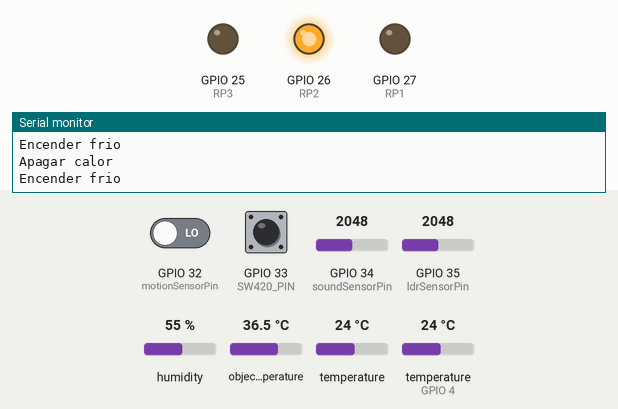
A sketch run on a simulated ESP32. Parts: output pins drawn as LEDs (lit = HIGH), the last lines printed to the serial monitor. The inputs (shaded band) are chosen by the test bench; at power-on: temperature 24 °C, humidity 55 %, GPIO 32 (motionSensorPin) LOW, GPIO 33 (SW420_PIN) LOW, GPIO 34 (soundSensorPin) = 2048, GPIO 35 (ldrSensorPin) = 2048, object temperature 36.5 °C, temperature (sensor on GPIO 4) 24 °C.

Above: at 2.8 s.
2.9 s: temperature (sensor 0) set to 33 °C
At 4.1 s:
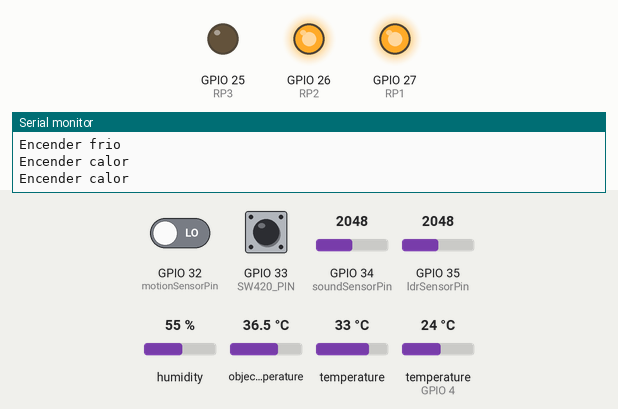
4.5 s: humidity set to 88 %
At 6.9 s:
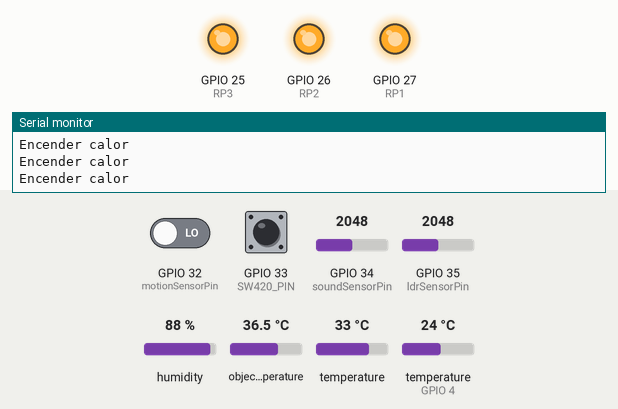
8.6 s: temperature (sensor 0) set to 35 °C
At 10.3 s:
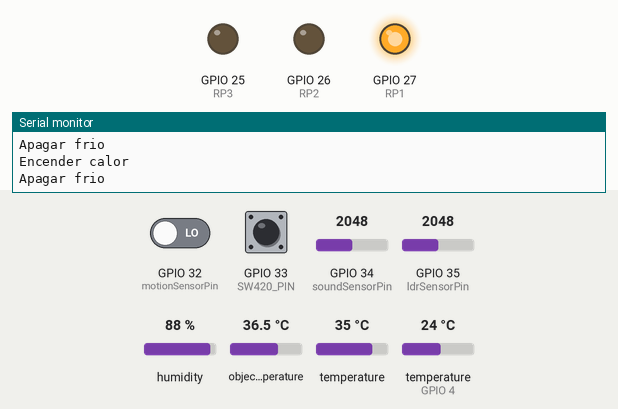
10.6 s: humidity set to 22 %
At 12.9 s:
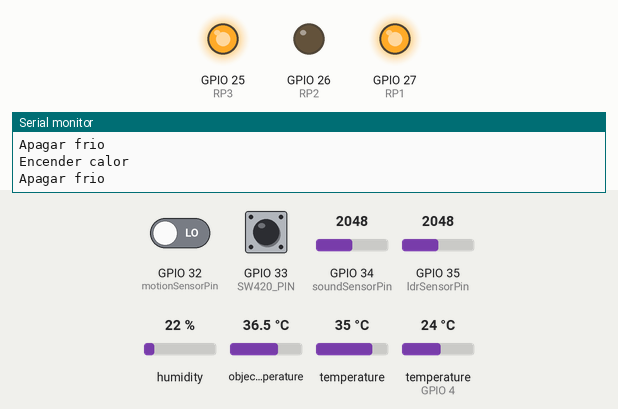
16.7 s: temperature (sensor 0) set to 12 °C
At 17.9 s:
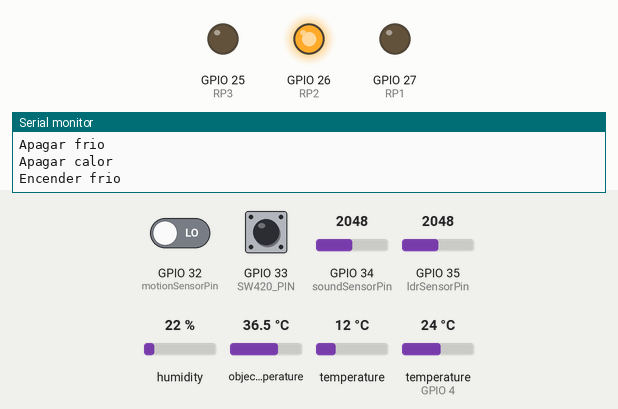
Timing chart, 0 to 19.7 s (numbered marks = the images above; inputs shaded):
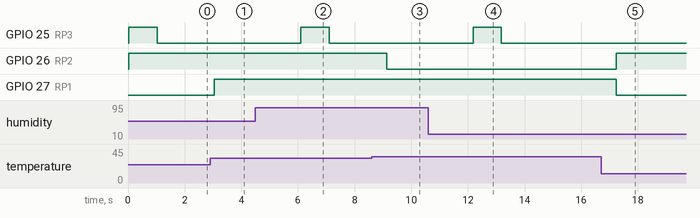

The sketch:

adruino.ino
```cpp
#include <DHT.h>
#include <Wire.h>
#include <Adafruit_MLX90614.h>

#define DHTPIN 4
#define DHTTYPE DHT11
DHT dht(DHTPIN, DHTTYPE);

#define RP1 27
#define RP2 26
#define RP3 25

#define SW420_PIN 33

const int soundSensorPin = 34;

const int ldrSensorPin = 35;

const int motionSensorPin = 32;

Adafruit_MLX90614 mlx = Adafruit_MLX90614();

float tempDHT11 = 0.0;
float humedadDHT11 = 0.0;
int vibracionSW420 = 0;
float tempInfrarrojo = 0.0;
float tempAmbienteMLX = 0.0;
int luzLDR = 0;
int sonidoGY057 = 0;
int movimientoHCS501 = 0;
bool humedadActive = false;

int contadorVibracion = 0;
int contadorMovimiento = 0;

void setup() {
  Serial.begin(115200);

  dht.begin();
  mlx.begin();

  pinMode(RP1, OUTPUT);
  pinMode(RP2, OUTPUT);
  pinMode(RP3, OUTPUT);

  digitalWrite(RP3, LOW);

  pinMode(SW420_PIN, INPUT);
  pinMode(soundSensorPin, INPUT);
  pinMode(ldrSensorPin, INPUT);
  pinMode(motionSensorPin, INPUT);
}

void loop() {
  leerSensores();
  controlarReles();

  if (Serial.available() > 0) {
    String command = Serial.readStringUntil('\n');
    command.trim();

    if (command == "GET_DATA") {
      leerSensores();
      mostrarDatos();
    }
  }

  sleep(1);
}

void leerSensores() {
  tempDHT11 = dht.readTemperature();
  humedadDHT11 = dht.readHumidity();
  vibracionSW420 = digitalRead(SW420_PIN);
  tempInfrarrojo = mlx.readObjectTempC();
  tempAmbienteMLX = mlx.readAmbientTempC();
  luzLDR = analogRead(ldrSensorPin);
  sonidoGY057 = analogRead(soundSensorPin);
  movimientoHCS501 = digitalRead(motionSensorPin);

  if (vibracionSW420 == HIGH) {
    contadorVibracion++;
  }

  if (movimientoHCS501 == HIGH) {
    contadorMovimiento++;
  }
}

void mostrarDatos() {
  Serial.print("TAM01:"); Serial.println(tempDHT11);
  Serial.print("HAM01:"); Serial.println(humedadDHT11);
  Serial.print("TBB01:"); Serial.println(tempInfrarrojo);
  Serial.print("LDR01:"); Serial.println(luzLDR);
  Serial.print("SON01:"); Serial.println(sonidoGY057);
  Serial.print("VRB01:"); Serial.println(vibracionSW420);
  Serial.print("PRE01:"); Serial.println(movimientoHCS501);
}

void controlarReles() {
  /*
    relays: {
      RP1: {
        "actuador": "Ventilador calor",
        "pin": 27
      },
      RP2: {
        "actuador": "Ventilador frio",
        "pin": 26
      }
      PR3: {
        "actuador": "Ventilador humedad",
        "pin": 25
      }
    }
  */

  if (tempAmbienteMLX > 32.0) {
    Serial.println("Encender calor");
    digitalWrite(RP1, HIGH);
  } else if (tempAmbienteMLX < 31.0) {
    Serial.println("Apagar calor");
    digitalWrite(RP1, LOW);
  }

  if (tempAmbienteMLX < 32.0) {
    Serial.println("Encender frio");
    digitalWrite(RP2, HIGH);
  } else if (tempAmbienteMLX > 33.0) {
    Serial.println("Apagar frio");
    digitalWrite(RP2, LOW);
  }

  if (humedadDHT11 < 60 && !humedadActive) {
    digitalWrite(RP3, HIGH);
    delay(1000);
    digitalWrite(RP3, LOW);
    humedadActive = true;
  } else if (humedadDHT11 > 70 && humedadActive) {
    digitalWrite(RP3, HIGH);
    delay(1000);
    digitalWrite(RP3, LOW);
    humedadActive = false;
  }
}
```

Measured:
- the behaviour switches between 33 and 34 °C on temperature (sensor 0) (found by bisection; images 2 and 3)
- after the input at 2.9 s, GPIO 27 (RP1): LOW → HIGH after 0.15 s
- after the input at 4.5 s, GPIO 25 (RP3): LOW → HIGH after 1.6 s, → LOW 1.0 s later
- after the input at 8.6 s, GPIO 26 (RP2): HIGH → LOW after 0.53 s
- after the input at 10.6 s, GPIO 25 (RP3): LOW → HIGH after 1.6 s, → LOW 1.0 s later
- after the input at 16.7 s, GPIO 26 (RP2): LOW → HIGH after 0.54 s; GPIO 27 (RP1): HIGH → LOW after 0.54 s
